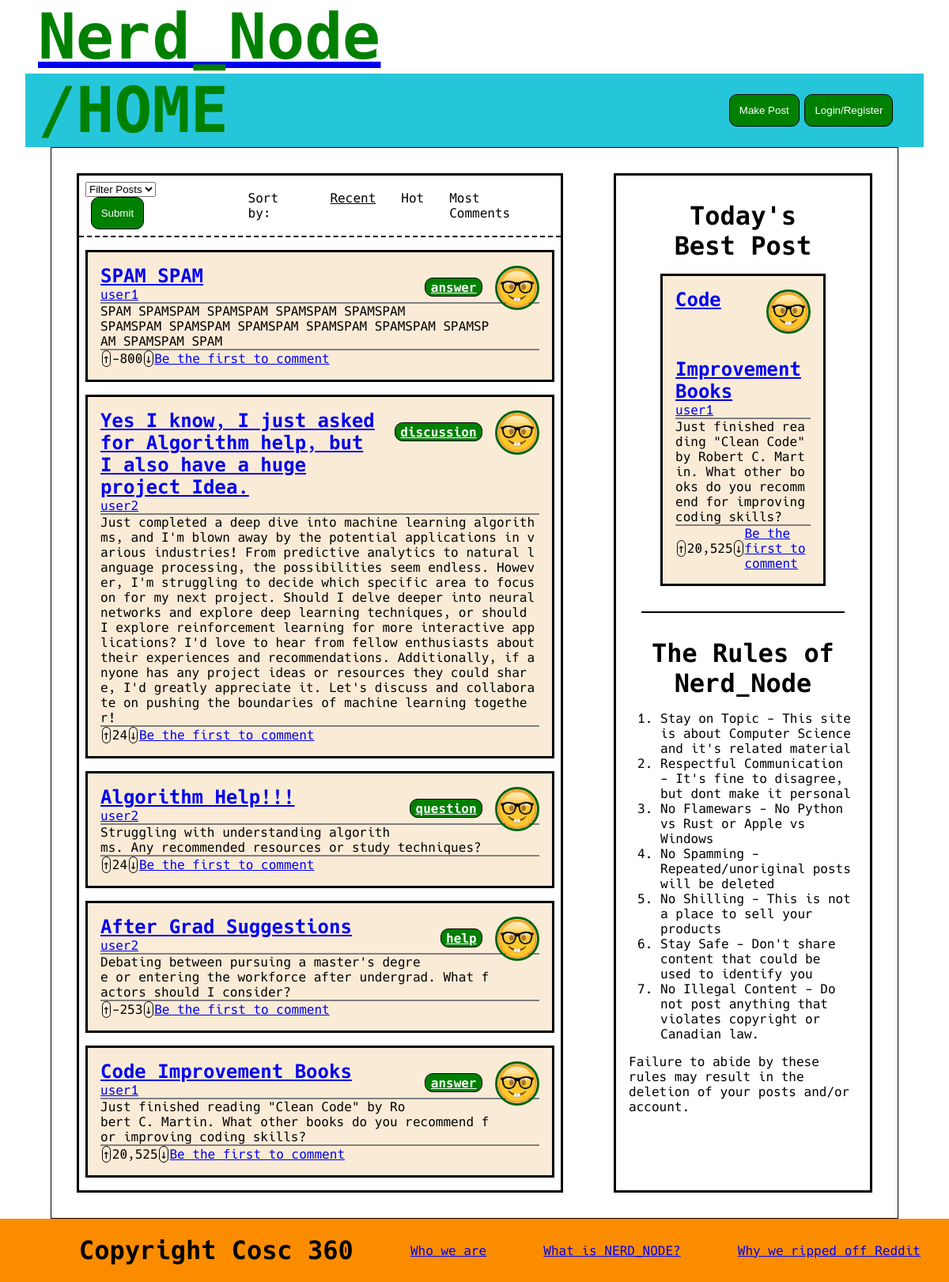
The page / on the database its author committed.
### tables this page shows
CREATE TABLE post (
	id int AUTO_INCREMENT,
	title varchar(255),
    poster int,
    content TEXT(65535),
    likes int,
    reported boolean,
    sku varchar(255),
    PRIMARY KEY (id),
    FOREIGN KEY (poster) REFERENCES siteUser(id) ON DELETE CASCADE
);

CREATE TABLE siteUser (
	id int AUTO_INCREMENT,
	username varchar(255) UNIQUE,
	password varchar(255),
    email varchar(255) UNIQUE,
    profilePicture varchar(255),
    isAdmin boolean,
    isDisabled boolean,
    PRIMARY KEY (id)
);

### src/loadPosts.php (called while the page is built, shortened)
<?php
$host = DBHOST;
$database = DBNAME;
$user = DBUSER;
$pass = DBPASS;
$connection = new mysqli($host, $user, $pass, $database, "3306");
include "getQueries.php";
$where = '';
$sql = "SELECT post.id, post.title, siteUser.username, siteUser.profilePicture, post.sku, post.content,
               post.likes, COUNT(comment.id) AS comments, (ABS(post.likes)) AS heat, GROUP_CONCAT(postTag.tagName) AS tags
        FROM (post JOIN siteUser ON post.poster = siteUser.id)
             LEFT JOIN comment ON comment.originalPost = post.id
             LEFT JOIN postTag ON postTag.postId = post.id
        WHERE siteUser.isDisabled = false $where
        GROUP BY post.id $orderBy";
$posts = array();
$stmt = $connection->prepare($sql);
if($stmt->execute()) {
    $result = $stmt->get_result();
};
?>

### src/getQueries.php (called while the page is built, shortened)
<?php
switch ($_GET['o'] ?? '') {
    default:
        $orderBy = ' ORDER BY id DESC';
        break;
}
?>

### src/renderPosts.php (the view, shortened to what this page needs)
<?php
include_once "renderProfilePicture.php";
function renderPost($post, $isAdmin, $addTag) {
    $username = $post['author'];
    $commentText = $post['commentCount'] ? "Leave a comment (".$post['commentCount'].")" : "Be the first to comment";
    $tags = $post['tags'][0] ?? "NAN";
    echo "<div class=\"post\">";
    renderProfilePicture($username, $post['pfp']);
    if($addTag) {
        echo "<a href='".SITEROOT."?tag=".$tags."' class='tags'>".$tags."</a>";
    }
    echo "<h3>
            <a href='".SITEROOT."node?title=".$post['sku']."'>".$post['title']."</a>
    </h3>
    <p>";
    echo "<a href='".SITEROOT."nerd?username=".$username."'>".$username."</a>
    </p>
    <p>".$post['content']."
    </p>
    <div class='interactionBar'>
        <div class='arrow' onclick='upvote(".$post['id'].", 5)'> &uarr; </div>
        <div id='post-".$post['id']."'>".$post['likes']." </div>
        <div class='arrow' onclick='downvote(".$post['id'].", 2)'> &darr; </div>
        <div>
            <a href='".SITEROOT."node?title=".$post['sku']."'>".$commentText."</a>
        </div>
        <div class='spacer'></div>";
    echo "</div></div>";
}
?>

### src/index.php (shortened to what this page needs)
<?php
include_once "loadPosts.php";
include_once "renderPosts.php";
include_once "renderProfilePicture.php";
?>
<!DOCTYPE html>
<html lang="en">
    <head>
        <link rel="stylesheet" href="public/css/reset.css">
        <link rel="stylesheet" href="public/css/home.css">
        <link rel="stylesheet" href="public/font/hack.css">
    </head>
    <body>
        <header>
            <?php include "components/headerBar.php"; ?>
        </header>
        <main>
            <div class="center">
                <div class="searchBar">
                    <form>
                        <select id="tag" name="tag">
                            <option value="">Filter Posts</option>
                        </select>
                        <input type="submit" id="submit">
                    </form>
                    <div class="sorter">
                        <ul>
                            <li>Sort by:</li>
                            <li>
                                <a href="<?php echo SITEROOT;?>?o=recent" id="sortedBy">Recent</a>
                            </li>
                            <li>
                                <a href="<?php echo SITEROOT;?>?o=hot">Hot</a>
                            </li>
                            <li>
                                <a href="<?php echo SITEROOT;?>?o=comments">Most Comments</a>
                            </li>
                        </ul>
                    </div>
                </div>
                <?php
                if($posts) {
                    foreach($posts as $post) {
                        renderPost($post, isset($_SESSION["isAdmin"]), true);
                    }
                } else {
                    echo "There are no posts available...";
                }
                ?>
            </div>
            <?php include "components/sidebar.php"; ?>
        </main>
        <?php include "components/footer.php"; ?>
    </body>
</html>

### src/components/headerBar.php (shortened to what this page needs)
<!DOCTYPE html>
<html lang="en">
  <div>
    <a href="<?php echo SITEROOT; ?>">
        <h1>
            Nerd_Node
        </h1>
    </a>
    </div>
    <div class="navbar">
        <h1 id = "pageTitle">
            <?php echo $url ?? '/HOME'; ?>
        </h1>
        <div class="spacer">
        </div>
        <div class="buttonBox">
            <button id="newPost" onclick='location.href = "<?php echo SITEROOT; ?>makePost";'>Make Post</button>
            <?php
            if(isset($_SESSION["sessionId"]) ) {
                echo "<button id='home' onclick='location.href = \"".SITEROOT."nerd?username=".$_SESSION["sessionUsername"]."\";' >".
                     $_SESSION["sessionUsername"]
                    ."</button>";
                if(isset($_SESSION["isAdmin"])) {
                    echo "<button id='home' onclick='location.href = \"".SITEROOT."\admin\"'> View Reports </button>";
                }
                echo "<button id='logout' onclick='location.href = \"".SITEROOT."logout.php\";' >
                      Log out
                  </button>";
            } else {
                echo "<button id='login' onclick='location.href = \"".SITEROOT."login\";' >
                      Login/Register
                  </button>";
            }
            ?>
        </div>
    </div>
</html>

### src/renderProfilePicture.php
<?php
function renderProfilePicture($username, $picture) {
    echo "<img class='pfp' src='".SITEROOT."public/images/profiles/$picture' alt='$username\'s profile picture' width='50' height='50'>";
}
?>

### src/components/sidebar.php (shortened to what this page needs)
<div class="sidebar">
    <div id="bestPost">
        <h2>
            Today's Best Post
        </h2>
        <?php
        include_once "../renderPosts.php";
        ?>
    </div>
    <div>
        <h2>
            The Rules of Nerd_Node
        </h2>
	    <ol>
		    <li> Stay on Topic - This site is about Computer Science and it's related material </li>
            <li> Respectful Communication - It's fine to disagree, but dont make it personal</li>
            <li> No Flamewars - No Python vs Rust or Apple vs Windows</li>
            <li> No Spamming - Repeated/unoriginal posts will be deleted</li>
            <li> No Shilling - This is not a place to sell your products </li>
            <li> Stay Safe - Don't share content that could be used to identify you </li>
            <li> No Illegal Content - Do not post anything that violates copyright or Canadian law.</li>
        </ol>
        <p>Failure to abide by these rules may result in the deletion of your posts and/or account.</p>
    </div>
</div>

### src/components/footer.php
<!DOCTYPE html>
<html lang="en">
    <footer>
    <h4>Copyright Cosc 360</h4>
    <a href='<?php echo SITEROOT;?>about#who'>Who we are</a>
    <a href='<?php echo SITEROOT;?>about#what'>What is NERD_NODE?</a>
    <a href='<?php echo SITEROOT;?>about#why'>Why we ripped off Reddit</a>
    </footer>
</html>

### src/public/css/home.css (style rules this page uses)
html { font-family: "Hack"; }
header { padding: 0em 2em; }
header div { padding: 0em 1em; }
.center { flex: 1; }
.sidebar { flex-grow: 0; flex-basis: 30%; }
.center, .sidebar, .post { border: medium solid black; }
.sidebar div { padding:1em; }
.sidebar h2 { text-align: center; margin: 0.25em 0em }
.center, .sidebar { margin: 2em 2em; }
main { display: flex; height:auto; min-height:80vh; margin: 0em 4em; }
.post { background-color:antiquewhite; margin:1em 0.5em; padding:1em; }
.post p { border-bottom: 2px solid grey; word-break: break-all; }
.post .interactionBar { display:flex; align-items: center; justify-content: space-evenly; }
.post div { padding: 0em; }
#bestPost { margin: 0.5em 2em; border-bottom: 2px solid black; }
#bestPost .post { max-height: 50%; }
#submit { background-color: green; color: white; padding: 0.9em 0.9em 0.9em 0.9em; border-radius: 10px; border: 1px solid black; }
.searchBar { display:flex; border-bottom: 2px dashed black; }
.searchBar form, .searchBar .sorter { padding:0.5em; margin:auto; }
form input { margin:0em 0.5em; }
.sorter ul { list-style-type: none; display: flex; }
.sorter li { margin: 0em 1em; }
.sorter a { color: black; text-decoration: none; }
.sorter a:hover, .sorter #sortedBy { text-decoration: underline; }
h1 { font-size: 5em; color: green; }
h2 { font-size: 2em; }
h3 { font-size:1.5em; font-weight:bold; }
.navbar { display:flex; background-color: #26C6DA; }
.spacer { flex:1; }
.buttonBox { width:20%; display: flex; align-items: center; justify-content: space-evenly; }
button { background-color: green; color: white; padding: 0.9em 0.9em 0.9em 0.9em; border-radius: 10px; border: 1px solid black; cursor:pointer; }
form #submit { cursor:pointer; }
footer h4 { font-size: 3em; margin-left: 2em; }
main { border: 1px solid black; }
footer { background-color: #FB8C00; bottom: 0; width: 100%; display: flex; flex-direction: row; align-items: center; justify-content: space-around; height: 5em; }
footer h4 { font-size: 2em; }
.pfp { border: 3px solid darkgreen; border-radius: 50%; float: right; margin-bottom: 1em; margin-top: 1em; }
.interactionBar .arrow { border-radius: 10px; margin: 0px 0.1em; border: 1px solid black; cursor:pointer; }
.tags { padding: 0.1em 0.4em; border-radius: 10px; border: 0.1em solid black; color: white; font-weight: bold; margin: 1em 1em; background-color: green; }

### src/renderPosts.php (style rules this page uses)
.post { position: relative; }
.tags { float:right; right: 0.1em; }
.pfp { position: relative; width: 50px; bottom: 15px; }

### rows shown on the page
post: poster.profilePicture (placeholder picture), tags "answer", title "SPAM SPAM", poster.username "user1", content "SPAM SPAMSPAM SPAMSPAM SPAMSPAM SPAMSPAM SPAMSPAM SPAMSPAM SPAMSPAM SPAMSPAM SPAMSPAM SPAMSPAM SPAMSPAM SPAM", likes "-800", commentText "Be the first to comment"
post: poster.profilePicture (placeholder picture), tags "discussion", title "Yes I know, I just asked for Algorithm help, but I also have a huge project Idea.", poster.username "user2", content "Just completed a deep dive into machine learning algorithms, and I'm blown away by the potential applications in various industries! From predictive analytics to natural language processing, the possibilities seem endless. However, I'm struggling to decide which specific area to focus on for my next project. Should I delve deeper into neural networks and explore deep learning techniques, or should I explore reinforcement learning for more interactive applications? I'd love to hear from fellow enthusiasts about their experiences and recommendations. Additionally, if anyone has any project ideas or resources they could share, I'd greatly appreciate it. Let's discuss and collaborate on pushing…", likes "24", commentText "Be the first to comment"
post: poster.profilePicture (placeholder picture), tags "question", title "Algorithm Help!!!", poster.username "user2", content "Struggling with understanding algorithms. Any recommended resources or study techniques?", likes "24", commentText "Be the first to comment"
post: poster.profilePicture (placeholder picture), tags "help", title "After Grad Suggestions", poster.username "user2", content "Debating between pursuing a master's degree or entering the workforce after undergrad. What factors should I consider?", likes "-253", commentText "Be the first to comment"
post: poster.profilePicture (placeholder picture), tags "answer", title "Code Improvement Books", poster.username "user1", content "Just finished reading \"Clean Code\" by Robert C. Martin. What other books do you recommend for improving coding skills?", likes "20,525", commentText "Be the first to comment"

### other values the page prints
$url "/HOME"
$post['title'] "Code Improvement Books"
$username "user1"
$post['content'] "Just finished reading \"Clean Code\" by Robert C. Martin. What other books do you recommend for improving coding skills?"
$post['likes'] "20,525"
$commentText "Be the first to comment"
